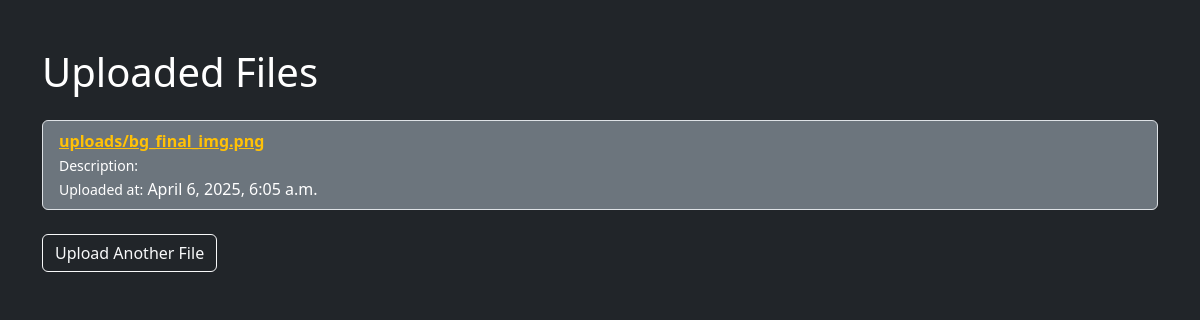
The page /files/ on the database as committed earlier.
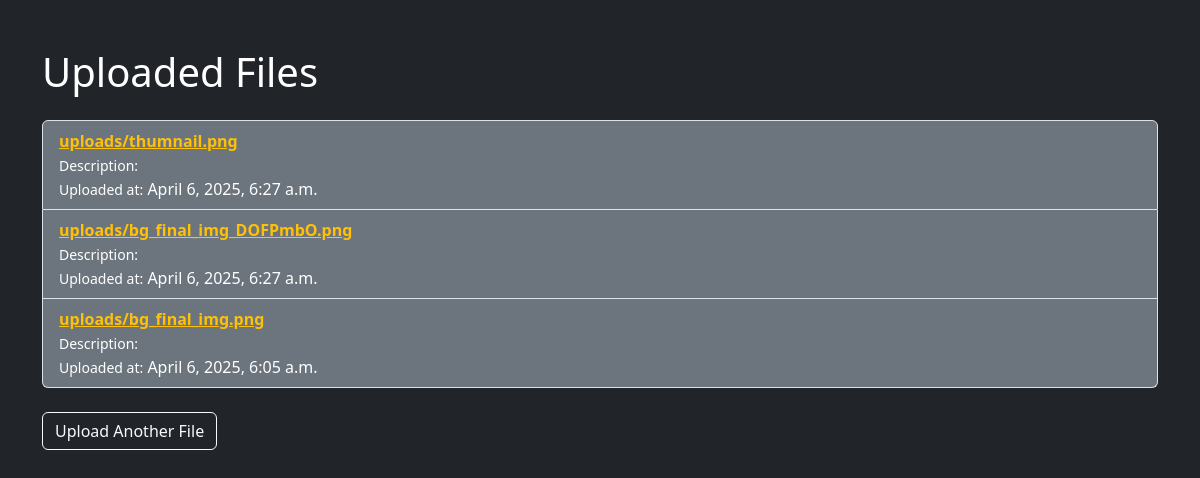
The same page on the database as committed later.
### uploads/models.py (models this page shows, shortened)
class UploadedFile(models.Model):
    file = models.FileField(upload_to='uploads/')
    description = encrypt(models.CharField(max_length=255, blank=True))
    uploaded_at = models.DateTimeField(auto_now_add=True)

### uploads/views.py (the view)
# urls.py: path('files/', views.file_list, name='file_list'),
def file_list(request):
    files = UploadedFile.objects.all().order_by('-uploaded_at')
    return render(request, 'uploader/file_list.html', {'files': files})

### uploads/templates/uploader/file_list.html (shortened to what this page needs)
<!DOCTYPE html>
<html>
<head>
    <link href="https://cdn.jsdelivr.net/npm/bootstrap@5.3.0/dist/css/bootstrap.min.css" rel="stylesheet">
</head>
<body class="bg-dark text-white py-5">
    <div class="container">
        <h1 class="mb-4">Uploaded Files</h1>
        <ul class="list-group mb-4">
            {% for file in files %}
                <li class="list-group-item bg-secondary text-white">
                    <strong><a href="{{ file.file.url }}" class="text-warning" target="_blank">{{ file.file.name }}</a></strong><br>
                    <small>Description:</small> {{ file.description }}<br>
                    <small>Uploaded at:</small> {{ file.uploaded_at }}
                </li>
            {% empty %}
                <li class="list-group-item bg-secondary text-white">No files uploaded yet.</li>
            {% endfor %}
        </ul>
        <a href="{% url 'upload_file' %}" class="btn btn-outline-light">Upload Another File</a>
    </div>
</body>
</html>

Rows that differ between the two databases and show on the page:
added UploadedFile: file.name "uploads/thumnail.png", uploaded_at "April 6, 2025, 6:27 a.m."
added UploadedFile: file.name "uploads/bg_final_img_DOFPmbO.png", uploaded_at "April 6, 2025, 6:27 a.m."
